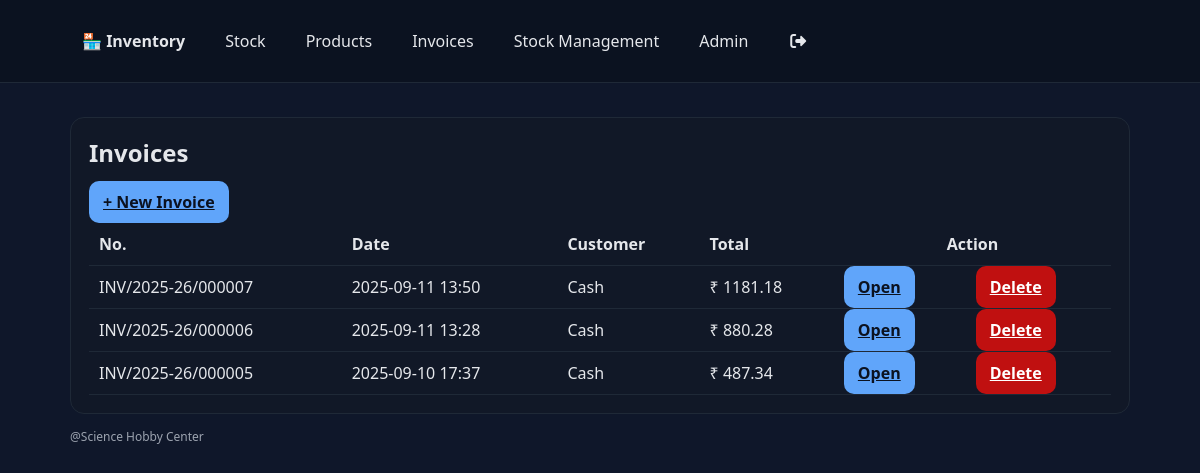
Screenshot of /invoices/ with the database file from the repository.
### sales/models.py (models this page shows, shortened)
class Invoice(models.Model):
    number=models.CharField(max_length=50, unique=True, blank=True)
    date=models.DateTimeField(auto_now_add=True)
    customer=models.ForeignKey(Customer,on_delete=models.SET_NULL, null=True, blank=True)
    is_interstate=models.BooleanField(default=False, help_text='If checked, IGST; else CGST+SGST')
    subtotal=models.DecimalField(max_digits=12, decimal_places=2, default=0)
    cgst=models.DecimalField(max_digits=12, decimal_places=2, default=0)
    sgst=models.DecimalField(max_digits=12, decimal_places=2, default=0)
    igst=models.DecimalField(max_digits=12, decimal_places=2, default=0)
    grand_total=models.DecimalField(max_digits=12, decimal_places=2, default=0)

### sales/views.py (the view)
# urls.py: path('invoices/', invoice_list, name='invoice_list'),
def invoice_list(request):
    invoices = Invoice.objects.order_by('-date')
    page = Paginator(invoices, 20).get_page(request.GET.get('page'))
    return render(request, 'sales/invoice_list.html', {'page': page})

### templates/sales/invoice_list.html
{% extends 'base.html' %}{% block title %}Invoices{% endblock %}{% block content %}
<div class="card">
  <h2>Invoices</h2>
  <div class="actions"><a class="btn" href="{% url 'sales:invoice_create' %}">+ New Invoice</a></div>
  <table>
    <thead>
      <tr>
        <th>No.</th>
        <th>Date</th>
        <th>Customer</th>
        <th>Total</th>
        <th colspan="2" style="text-align: center;">Action</th>
      </tr>
    </thead>
    <tbody>{% for inv in page %}<tr>
        <td>{{ inv.number }}</td>
        <td>{{ inv.date|date:"Y-m-d H:i" }}</td>
        <td>{{ inv.customer|default:"Cash" }}</td>
        <td>₹ {{ inv.grand_total }}</td>
        <td><a class="btn" href="{% url 'sales:invoice_detail' inv.pk %}">Open</a></td>
        <td><a class="btn" style="background-color: rgb(192, 16, 16); color: white;" href="{% url 'sales:delinv' inv.pk %}">Delete</a></td>
      </tr>{% empty %}<tr>
        <td colspan="5">No invoices yet.</td>
      </tr>{% endfor %}</tbody>
  </table>
</div>
{% endblock %}

### static/stle.css (style rules this page uses)
:root { --bg: #0f172a; --panel: #111827; --muted: #374151; --text: #e5e7eb; --accent: #60a5fa; }
* { box-sizing: border-box }
body { margin: 0; background: var(--bg); color: var(--text); font-family: system-ui, -apple-system, Segoe UI, Roboto, Ubuntu, "Helvetica Neue", Arial }
.card { background: var(--panel); border: 1px solid #1f2937; border-radius: 14px; padding: 18px; margin: 14px 0 }
h1, h2, h3 { margin: 0 0 12px }
button, .btn { background: var(--accent); border: none; color: #0b1220; padding: 10px 14px; border-radius: 10px; cursor: pointer; font-weight: 600 }
table { width: 100%; border-collapse: collapse }
th, td { border-bottom: 1px solid #1f2937; padding: 10px; text-align: left }
.actions { display: flex; gap: 10px; flex-wrap: wrap }

### rows the page displays
Invoice: number "INV/2025-26/000007", date "2025-09-11 13:50", customer "Cash", grand_total "1181.18"
Invoice: number "INV/2025-26/000006", date "2025-09-11 13:28", customer "Cash", grand_total "880.28"
Invoice: number "INV/2025-26/000005", date "2025-09-10 17:37", customer "Cash", grand_total "487.34"
